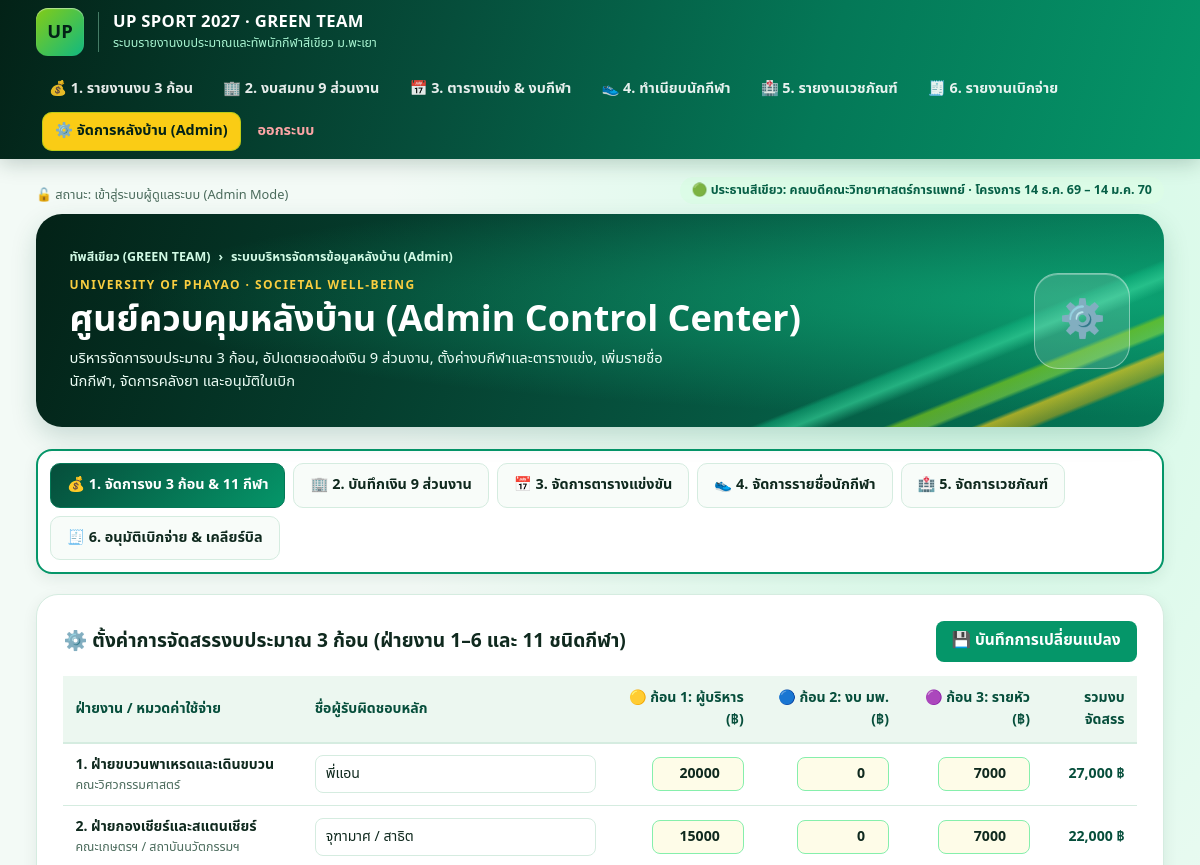
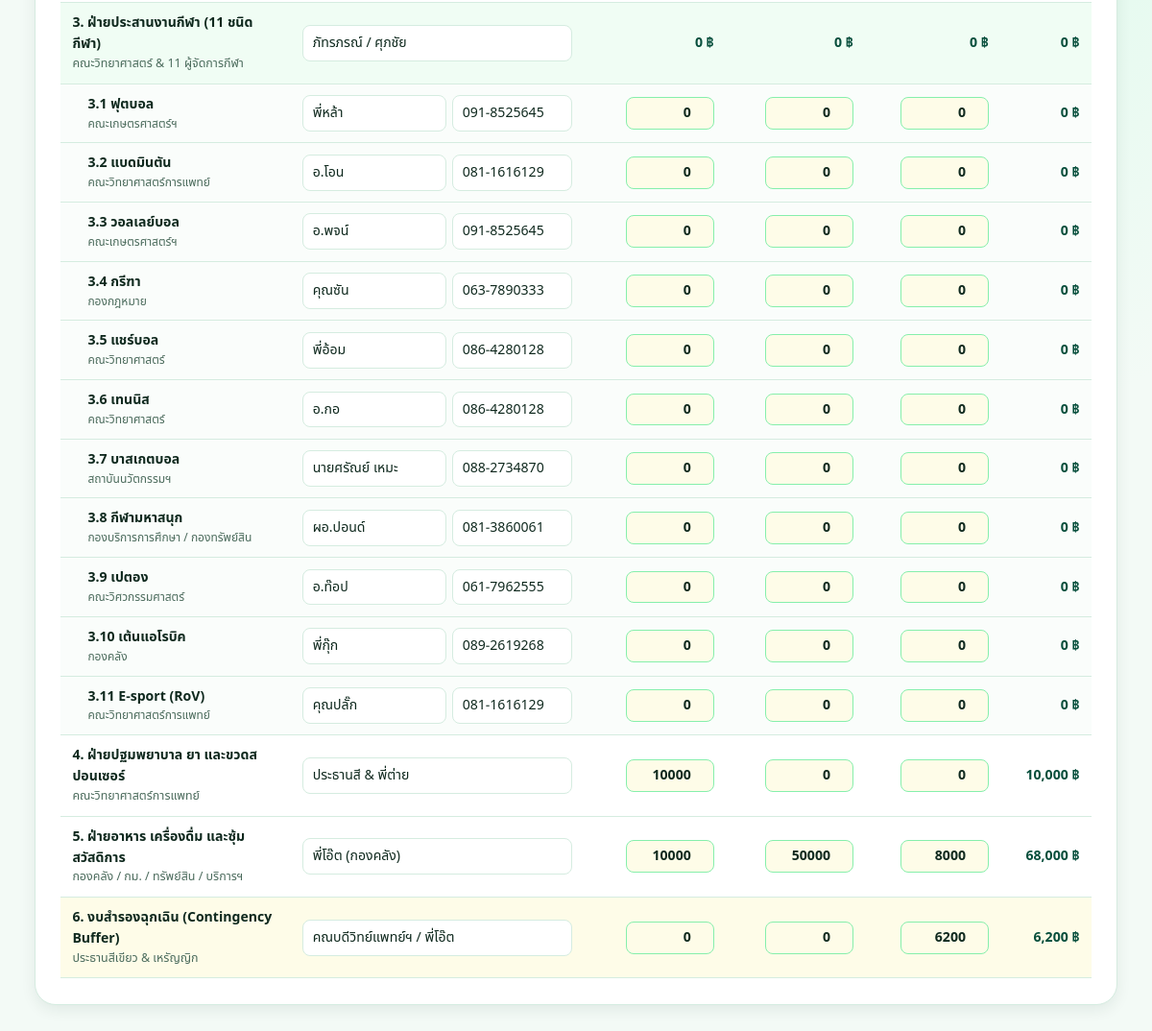
/admin.php (signed in), run on the app's committed database (2 pictures, top to bottom).
### tables this page shows
CREATE TABLE budget_categories (
    id INT AUTO_INCREMENT PRIMARY KEY,
    category_code VARCHAR(20) NOT NULL UNIQUE,
    category_name VARCHAR(150) NOT NULL,
    responsible_unit VARCHAR(150) NOT NULL,
    lead_person VARCHAR(150) NOT NULL,
    lead_phone VARCHAR(50) NULL,
    alloc_tranche_1 DECIMAL(10,2) NOT NULL DEFAULT 0.00,
    alloc_tranche_2 DECIMAL(10,2) NOT NULL DEFAULT 0.00,
    alloc_tranche_3_realistic DECIMAL(10,2) NOT NULL DEFAULT 0.00,
    alloc_tranche_3_bonus DECIMAL(10,2) NOT NULL DEFAULT 0.00,
    notes TEXT NULL
);

CREATE TABLE sports (
    id INT AUTO_INCREMENT PRIMARY KEY,
    sport_no INT NOT NULL UNIQUE,
    sport_name VARCHAR(100) NOT NULL,
    sport_type VARCHAR(100) NOT NULL,
    default_venue VARCHAR(150) NOT NULL,
    manager_unit_id INT NULL,
    manager_unit VARCHAR(150) NOT NULL,
    manager_name VARCHAR(150) NOT NULL,
    manager_phone VARCHAR(50) NULL,
    sub_manager_name VARCHAR(150) NULL,
    sub_manager_phone VARCHAR(50) NULL,
    target_athletes INT NOT NULL DEFAULT 15,
    registered_athletes INT NOT NULL DEFAULT 0,
    practice_days INT NOT NULL DEFAULT 3,
    practice_cost_per_day DECIMAL(10,2) NOT NULL DEFAULT 150.00,
    match_days INT NOT NULL DEFAULT 3,
    match_cost_per_day DECIMAL(10,2) NOT NULL DEFAULT 300.00,
    extra_consumables_cost DECIMAL(10,2) NOT NULL DEFAULT 0.00,
    alloc_tranche_1 DECIMAL(10,2) NOT NULL DEFAULT 0.00,
    alloc_tranche_2 DECIMAL(10,2) NOT NULL DEFAULT 0.00,
    alloc_tranche_3 DECIMAL(10,2) NOT NULL DEFAULT 0.00,
    sponsor_bottles_per_match INT NOT NULL DEFAULT 15,
    cooling_spray_quota INT NOT NULL DEFAULT 1,
    medical_risk ENUM('LOW', 'MEDIUM', 'HIGH') DEFAULT 'MEDIUM',
    notes TEXT NULL,
    FOREIGN KEY (manager_unit_id) REFERENCES units(id) ON DELETE SET NULL
);

### config/db.php (called while the page is built, shortened)
<?php
function h($str): string {
    return htmlspecialchars((string)$str, ENT_QUOTES, 'UTF-8');
}

### admin.php (the view, shortened to what this page needs)
<?php
require_once __DIR__ . '/config/auth.php';
$active_tab   = $_GET['tab'] ?? ($_POST['tab'] ?? 'budget');
$categories = $pdo->query("SELECT * FROM budget_categories ORDER BY id ASC")->fetchAll();
$sports     = $pdo->query("
    SELECT s.*,
           (SELECT COUNT(*) FROM sport_members sm WHERE sm.sport_id = s.id) AS member_count
    FROM sports s
    ORDER BY s.sport_no ASC
")->fetchAll();
require_once __DIR__ . '/includes/header.php';
?>
<div class="admin-nav-tabs">
  <a href="admin.php?tab=budget" class="admin-tab-btn <?= $active_tab === 'budget' ? 'active' : '' ?>">💰 1. จัดการงบ 3 ก้อน &amp; 11 กีฬา</a>
  <a href="admin.php?tab=units" class="admin-tab-btn <?= $active_tab === 'units' ? 'active' : '' ?>">🏢 2. บันทึกเงิน 9 ส่วนงาน</a>
  <a href="admin.php?tab=matches" class="admin-tab-btn <?= $active_tab === 'matches' ? 'active' : '' ?>">📅 3. จัดการตารางแข่งขัน</a>
  <a href="admin.php?tab=athletes" class="admin-tab-btn <?= $active_tab === 'athletes' ? 'active' : '' ?>">👟 4. จัดการรายชื่อนักกีฬา</a>
  <a href="admin.php?tab=medical" class="admin-tab-btn <?= $active_tab === 'medical' ? 'active' : '' ?>">🏥 5. จัดการเวชภัณฑ์</a>
  <a href="admin.php?tab=disbursements" class="admin-tab-btn <?= $active_tab === 'disbursements' ? 'active' : '' ?>">🧾 6. อนุมัติเบิกจ่าย &amp; เคลียร์บิล</a>
</div>
<?php if ($active_tab === 'budget'):
  $sport_sum_t1 = array_sum(array_column($sports, 'alloc_tranche_1'));
  $sport_sum_t2 = array_sum(array_column($sports, 'alloc_tranche_2'));
  $sport_sum_t3 = array_sum(array_column($sports, 'alloc_tranche_3'));
?>
<div class="white-shell">
  <form method="post">
    <div style="display:flex; justify-content:space-between; align-items:center; margin-bottom:14px;">
      <h2 style="font-size:1.2rem; font-weight:800;">⚙️ ตั้งค่าการจัดสรรงบประมาณ 3 ก้อน (ฝ่ายงาน 1–6 และ 11 ชนิดกีฬา)</h2>
      <button type="submit" class="btn-primary">💾 บันทึกการเปลี่ยนแปลง</button>
    </div>
    <div style="overflow-x:auto;">
      <table class="up-table">
        <thead>
          <tr>
            <th>ฝ่ายงาน / หมวดค่าใช้จ่าย</th>
            <th>ชื่อผู้รับผิดชอบหลัก</th>
            <th style="text-align:right;">🟡 ก้อน 1: ผู้บริหาร (฿)</th>
            <th style="text-align:right;">🔵 ก้อน 2: งบ มพ. (฿)</th>
            <th style="text-align:right;">🟣 ก้อน 3: รายหัว (฿)</th>
            <th style="text-align:right;">รวมงบจัดสรร</th>
          </tr>
        </thead>
        <tbody>
          <?php foreach ($categories as $cat):
            $id = (int)$cat['id'];
            $is_sports_cat = (($cat['category_code'] ?? '') === 'CAT_SPORTS');
            $is_buffer_cat = (($cat['category_code'] ?? '') === 'CAT_BUFFER');
            $cat_num = preg_match('/^(\d+)\./', (string)$cat['category_name'], $m) ? $m[1] : $id;
            if ($is_sports_cat) {
                $c1 = $sport_sum_t1; $c2 = $sport_sum_t2; $c3 = $sport_sum_t3;
            } else {
                $c1 = (float)$cat['alloc_tranche_1'];
                $c2 = (float)$cat['alloc_tranche_2'];
                $c3 = (float)$cat['alloc_tranche_3_realistic'];
            }
            $tot = $c1 + $c2 + $c3;
          ?>
          <tr style="<?= $is_sports_cat ? 'background:#f0fdf4;' : ($is_buffer_cat ? 'background:#fefce8;' : '') ?>">
            <td><strong><?= h($cat['category_name']) ?></strong><div style="font-size:0.78rem; color:var(--muted);"><?= h($cat['responsible_unit']) ?></div></td>
            <td><input type="text" class="form-control" name="cat[<?= $id ?>][lead]" value="<?= h($cat['lead_person']) ?>" /></td>
            <?php if ($is_sports_cat): ?>
              <td style="text-align:right; font-weight:800; color:var(--green-dark);">
                <?= number_format($c1) ?> ฿
              </td>
              <td style="text-align:right; font-weight:800; color:var(--green-dark);">
                <?= number_format($c2) ?> ฿
              </td>
              <td style="text-align:right; font-weight:800; color:var(--green-dark);">
                <?= number_format($c3) ?> ฿
              </td>
            <?php else: ?>
              <td style="text-align:right;"><input type="number" step="100" class="num-input" name="cat[<?= $id ?>][t1]" value="<?= (int)$c1 ?>" /></td>
              <td style="text-align:right;"><input type="number" step="100" class="num-input" name="cat[<?= $id ?>][t2]" value="<?= (int)$c2 ?>" /></td>
              <td style="text-align:right;"><input type="number" step="100" class="num-input" name="cat[<?= $id ?>][t3]" value="<?= (int)$c3 ?>" /></td>
            <?php endif; ?>
            <td style="text-align:right; font-weight:850; color:var(--green-dark);"><?= number_format($tot) ?> ฿</td>
          </tr>
          <?php if ($is_sports_cat): ?>
            <?php foreach ($sports as $sp):
              $sid = (int)$sp['id'];
              $sno = (int)$sp['sport_no'];
              $sp1 = (float)$sp['alloc_tranche_1'];
              $sp2 = (float)$sp['alloc_tranche_2'];
              $sp3 = (float)$sp['alloc_tranche_3'];
              $sp_tot = $sp1 + $sp2 + $sp3;
            ?>
            <tr style="background:#fafdfb;">
              <td style="padding-left:28px;">
                <strong><?= h($cat_num) ?>.<?= $sno ?> <?= h($sp['sport_name']) ?></strong>
                <div style="font-size:0.75rem; color:var(--muted);"><?= h($sp['manager_unit']) ?></div>
              </td>
              <td>
                <div style="display:flex; gap:6px; align-items:center;">
                  <input type="text" class="form-control" placeholder="ชื่อ ผจก.ทีม" name="sp_budget[<?= $sid ?>][mgr]" value="<?= h($sp['manager_name']) ?>" />
                  <input type="text" class="form-control" style="width:125px;" placeholder="เบอร์โทร" name="sp_budget[<?= $sid ?>][phone]" value="<?= h($sp['manager_phone']) ?>" />
                </div>
              </td>
              <td style="text-align:right;"><input type="number" step="100" class="num-input" name="sp_budget[<?= $sid ?>][t1]" value="<?= (int)$sp1 ?>" /></td>
              <td style="text-align:right;"><input type="number" step="100" class="num-input" name="sp_budget[<?= $sid ?>][t2]" value="<?= (int)$sp2 ?>" /></td>
              <td style="text-align:right;"><input type="number" step="100" class="num-input" name="sp_budget[<?= $sid ?>][t3]" value="<?= (int)$sp3 ?>" /></td>
              <td style="text-align:right; font-weight:750; color:var(--green-dark);"><?= number_format($sp_tot) ?> ฿</td>
            </tr>
            <?php endforeach; ?>
          <?php endif; ?>
          <?php endforeach; ?>
        </tbody>
      </table>
    </div>
  </form>
</div>
<?php endif; ?>
<?php require_once __DIR__ . '/includes/footer.php'; ?>

### assets/css/green-theme.css (style rules this page uses)
:root { --ink: #0f291e; --muted: #4b6b5c; --deep: #042f1f; --green: #059669; --green-dark: #064e3b; --green-mid: #047857; --hot: #84cc16; --gold: #f9ce40; --paper: #f3faf6; --line: #d5ece0; --white: #ffffff; --radius: 16px; --shadow: 0 5px 15px rgba(6, 57, 38, 0.08); --max: 1408px; --pad: clamp(16px, 3vw, 40px); --thai: "Noto Sans Thai", "Leelawadee UI", "Tahoma", system-ui, sans-serif; }
*, *::before, *::after { box-sizing: border-box; }
html { color-scheme: light; }
body { margin: 0; background: radial-gradient(ellipse at 83% 13%, #d1fae5 0, transparent 38rem), var(--paper); color: var(--ink); font: 15.5px/1.56 var(--thai); font-variant-numeric: tabular-nums; min-height: 100vh; }
h1, h2, h3, h4, p { margin: 0; }
a { color: var(--green-dark); text-decoration: none; }
button, input, select, textarea { font: inherit; }
button, select { cursor: pointer; }
.white-shell { background: var(--white); border-radius: 22px; border: 1px solid var(--line); box-shadow: var(--shadow); padding: clamp(18px, 2.2vw, 28px); margin-bottom: 22px; }
.up-table { width: 100%; border-collapse: collapse; font-size: 0.88rem; }
.up-table th { text-align: left; padding: 11px 12px; background: #ecf7f0; color: var(--green-dark); font-weight: 750; border-bottom: 2px solid var(--line); }
.up-table td { padding: 10px 12px; border-bottom: 1px solid var(--line); vertical-align: middle; }
.form-control { width: 100%; padding: 7px 10px; border-radius: 8px; border: 1px solid var(--line); background: #fff; color: var(--ink); }
.num-input { width: 92px; padding: 5px 8px; border: 1px solid #86efac; border-radius: 8px; background: #fefce8; font-weight: 700; text-align: right; color: var(--ink); }
.btn-primary { background: var(--green); color: #fff; border: 0; padding: 8px 16px; border-radius: 8px; font-weight: 750; transition: background 0.15s; }

### admin.php (style rules this page uses)
.admin-nav-tabs { display: flex; flex-wrap: wrap; gap: 8px; background: #fff; padding: 12px; border-radius: 16px; border: 2px solid var(--green); box-shadow: var(--shadow); margin-bottom: 20px; }
.admin-tab-btn { padding: 10px 16px; border-radius: 10px; border: 1px solid var(--line); background: #f8fcf9; color: var(--ink); font-weight: 750; font-size: 0.9rem; text-decoration: none; transition: all 0.15s; }
.admin-tab-btn.active { background: linear-gradient(135deg, #064e3b, #059669); color: #fff; border-color: #047857; }

### data on the page
budget_categories: category_name "1. ฝ่ายขบวนพาเหรดและเดินขบวน", responsible_unit "คณะวิศวกรรมศาสตร์", lead_person "พี่แอน", alloc_tranche_1 "20000", alloc_tranche_2 "0", alloc_tranche_3_realistic "7000", tot "27,000"
budget_categories: category_name "2. ฝ่ายกองเชียร์และสแตนเชียร์", responsible_unit "คณะเกษตรฯ / สถาบันนวัตกรรมฯ", lead_person "จุฑามาศ / สาธิต", alloc_tranche_1 "15000", alloc_tranche_2 "0", alloc_tranche_3_realistic "7000", tot "22,000"
budget_categories: category_name "3. ฝ่ายประสานงานกีฬา (11 ชนิดกีฬา)", responsible_unit "คณะวิทยาศาสตร์ & 11 ผู้จัดการกีฬา", lead_person "ภัทรภรณ์ / ศุภชัย", c1 "0", c2 "0", c3 "0", tot "0", category_name "3"
sports: sport_no "1", sport_name "ฟุตบอล", manager_unit "คณะเกษตรศาสตร์ฯ", manager_name "พี่หล้า", manager_phone "091-8525645", alloc_tranche_1 "0", alloc_tranche_2 "0", alloc_tranche_3 "0", sp_tot "0"
sports: sport_no "2", sport_name "แบดมินตัน", manager_unit "คณะวิทยาศาสตร์การแพทย์", manager_name "อ.โอน", manager_phone "081-1616129", alloc_tranche_1 "0", alloc_tranche_2 "0", alloc_tranche_3 "0", sp_tot "0"
sports: sport_no "3", sport_name "วอลเลย์บอล", manager_unit "คณะเกษตรศาสตร์ฯ", manager_name "อ.พจน์", manager_phone "091-8525645", alloc_tranche_1 "0", alloc_tranche_2 "0", alloc_tranche_3 "0", sp_tot "0"
sports: sport_no "4", sport_name "กรีฑา", manager_unit "กองกฎหมาย", manager_name "คุณซัน", manager_phone "063-7890333", alloc_tranche_1 "0", alloc_tranche_2 "0", alloc_tranche_3 "0", sp_tot "0"
sports: sport_no "5", sport_name "แชร์บอล", manager_unit "คณะวิทยาศาสตร์", manager_name "พี่อ้อม", manager_phone "086-4280128", alloc_tranche_1 "0", alloc_tranche_2 "0", alloc_tranche_3 "0", sp_tot "0"
sports: sport_no "6", sport_name "เทนนิส", manager_unit "คณะวิทยาศาสตร์", manager_name "อ.กอ", manager_phone "086-4280128", alloc_tranche_1 "0", alloc_tranche_2 "0", alloc_tranche_3 "0", sp_tot "0"
sports: sport_no "7", sport_name "บาสเกตบอล", manager_unit "สถาบันนวัตกรรมฯ", manager_name "นายศรัณย์ เหมะ", manager_phone "088-2734870", alloc_tranche_1 "0", alloc_tranche_2 "0", alloc_tranche_3 "0", sp_tot "0"
sports: sport_no "8", sport_name "กีฬามหาสนุก", manager_unit "กองบริการการศึกษา / กองทรัพย์สิน", manager_name "ผอ.ปอนด์", manager_phone "081-3860061", alloc_tranche_1 "0", alloc_tranche_2 "0", alloc_tranche_3 "0", sp_tot "0"
sports: sport_no "9", sport_name "เปตอง", manager_unit "คณะวิศวกรรมศาสตร์", manager_name "อ.ท๊อป", manager_phone "061-7962555", alloc_tranche_1 "0", alloc_tranche_2 "0", alloc_tranche_3 "0", sp_tot "0"
sports: sport_no "10", sport_name "เต้นแอโรบิค", manager_unit "กองคลัง", manager_name "พี่กุ๊ก", manager_phone "089-2619268", alloc_tranche_1 "0", alloc_tranche_2 "0", alloc_tranche_3 "0", sp_tot "0"
sports: sport_no "11", sport_name "E-sport (RoV)", manager_unit "คณะวิทยาศาสตร์การแพทย์", manager_name "คุณปลั๊ก", manager_phone "081-1616129", alloc_tranche_1 "0", alloc_tranche_2 "0", alloc_tranche_3 "0", sp_tot "0"
budget_categories: category_name "4. ฝ่ายปฐมพยาบาล ยา และขวดสปอนเซอร์", responsible_unit "คณะวิทยาศาสตร์การแพทย์", lead_person "ประธานสี & พี่ต่าย", alloc_tranche_1 "10000", alloc_tranche_2 "0", alloc_tranche_3_realistic "0", tot "10,000"
budget_categories: category_name "5. ฝ่ายอาหาร เครื่องดื่ม และซุ้มสวัสดิการ", responsible_unit "กองคลัง / กม. / ทรัพย์สิน / บริการฯ", lead_person "พี่โอ๊ต (กองคลัง)", alloc_tranche_1 "10000", alloc_tranche_2 "50000", alloc_tranche_3_realistic "8000", tot "68,000"
budget_categories: category_name "6. งบสำรองฉุกเฉิน (Contingency Buffer)", responsible_unit "ประธานสีเขียว & เหรัญญิก", lead_person "คณบดีวิทย์แพทย์ฯ / พี่โอ๊ต", alloc_tranche_1 "0", alloc_tranche_2 "0", alloc_tranche_3_realistic "6200", tot "6,200"

### other printed values
$page_crumb "ระบบบริหารจัดการข้อมูลหลังบ้าน (Admin)"
$page_heading "ศูนย์ควบคุมหลังบ้าน (Admin Control Center)"
$page_desc "บริหารจัดการงบประมาณ 3 ก้อน, อัปเดตยอดส่งเงิน 9 ส่วนงาน, ตั้งค่างบกีฬาและตารางแข่ง, เพิ่มรายชื่อนักกีฬา, จัดการคลังยา และอนุมัติใบเบิก"
$page_icon "⚙️"
